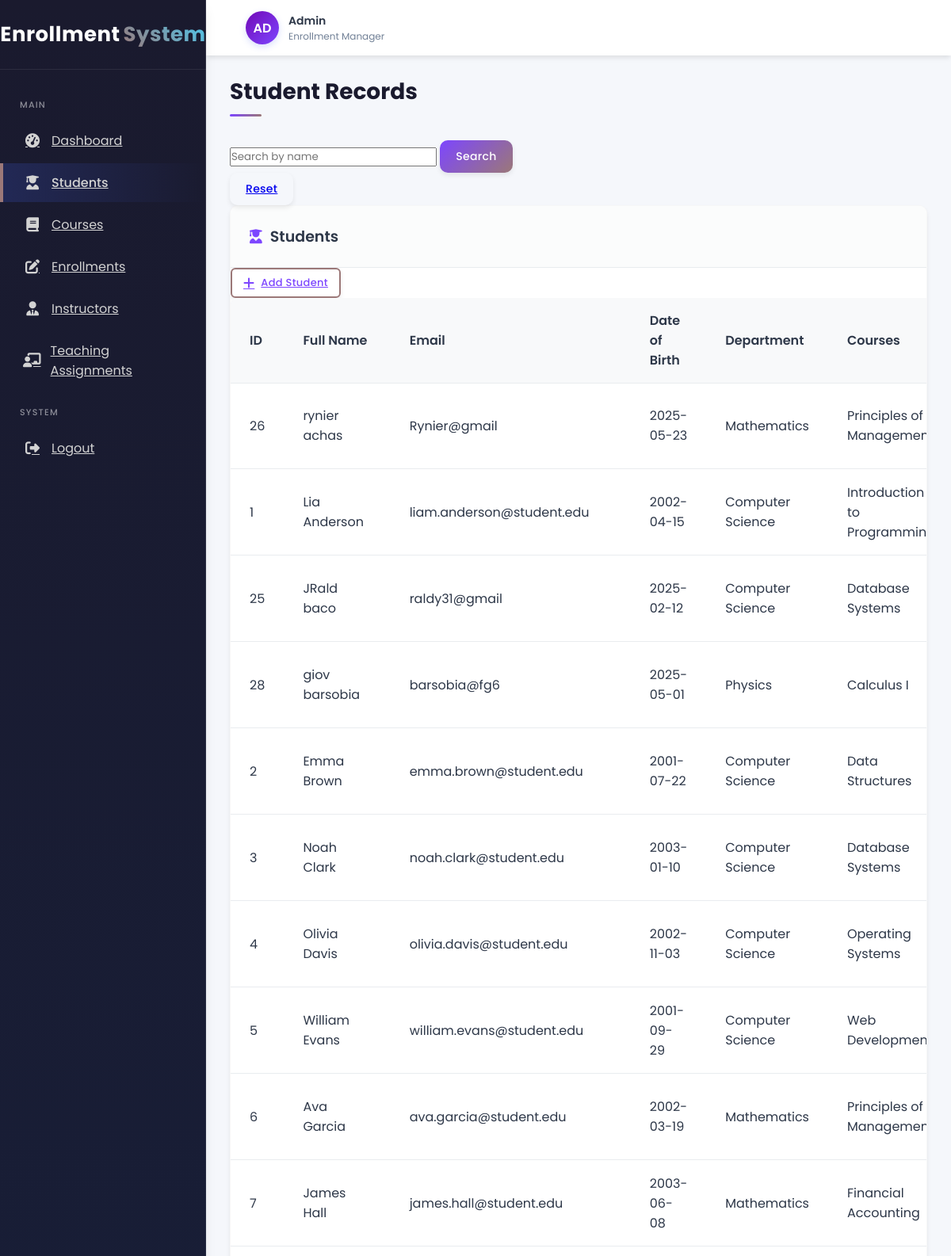
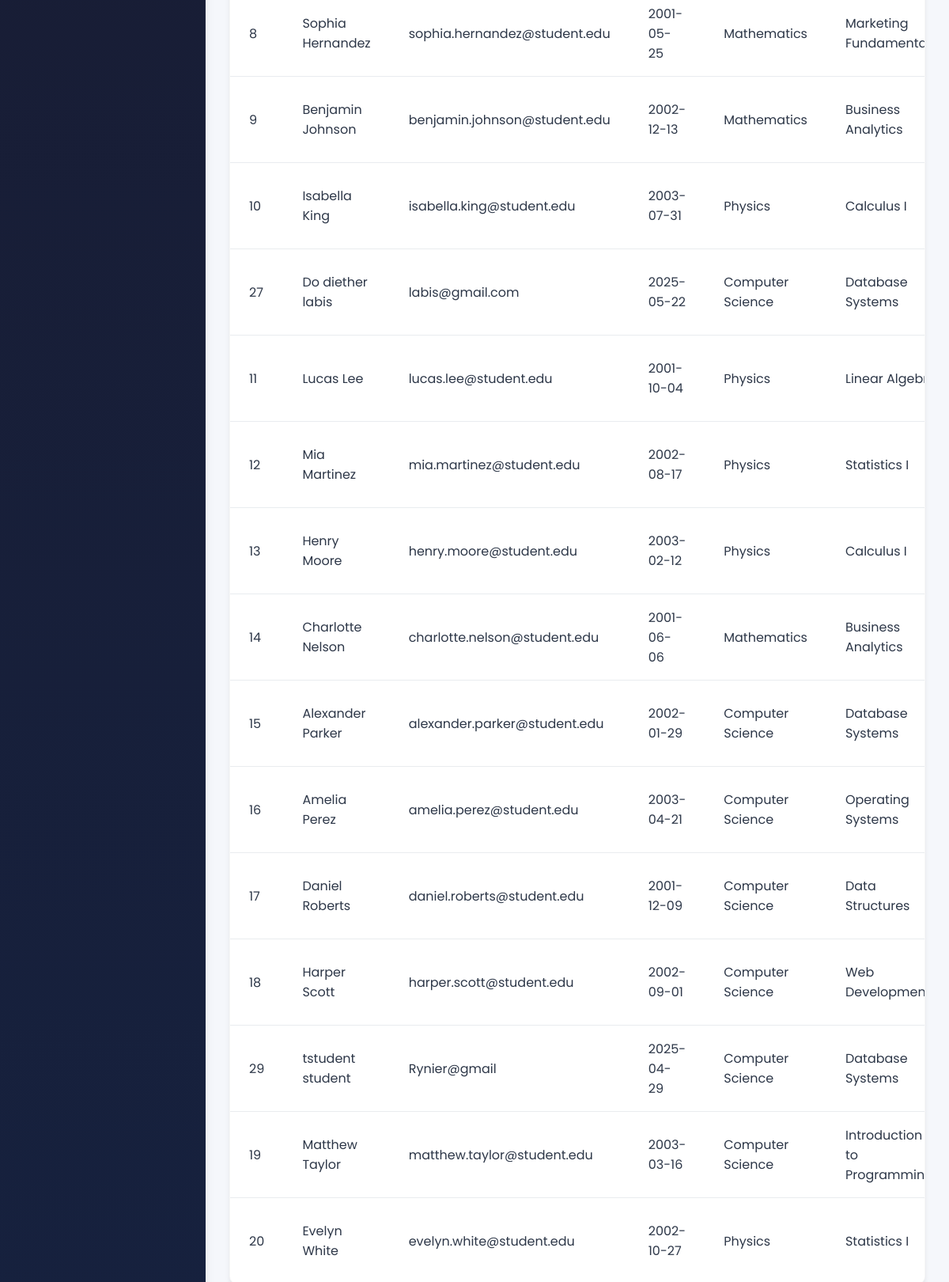
Page /students.php on the committed database (2 pictures, top to bottom).
### tables this page shows
CREATE TABLE `tbl_student` (
  `student_id` int(10) NOT NULL,
  `student_first_name` varchar(50) NOT NULL,
  `student_last_name` varchar(50) NOT NULL,
  `student_email` varchar(50) NOT NULL,
  `student_DOB` date NOT NULL
);

### students.php (the view, shortened to what this page needs)
<?php
include("db.php");
$search = isset($_GET['search']) ? mysqli_real_escape_string($con, $_GET['search']) : '';
$query = "
    SELECT
        s.student_id,
        s.student_first_name,
        s.student_last_name,
        s.student_email,
        s.student_DOB,
        d.department_name,
        GROUP_CONCAT(DISTINCT c.course_name ORDER BY c.course_name SEPARATOR ', ') AS courses
    FROM tbl_student s
    LEFT JOIN tbl_enrollment e ON s.student_id = e.student_id
    LEFT JOIN tbl_course c ON e.course_id = c.course_id
    LEFT JOIN tbl_department d ON c.department_id = d.department_id
    WHERE CONCAT(s.student_first_name, ' ', s.student_last_name) LIKE '%$search%'
    GROUP BY s.student_id
    ORDER BY s.student_last_name ASC
";
$result = mysqli_query($con, $query);
?>
<!DOCTYPE html>
<html lang="en">
<head>
  <link rel="stylesheet" href="dashboard.css" />
  <link rel="stylesheet" href="https://cdnjs.cloudflare.com/ajax/libs/font-awesome/6.4.2/css/all.min.css" />
</head>
<body>
<div class="container">
<div class="sidebar">
  <div class="logo">
    <h1>Enrollment<span>System</span></h1>
  </div>
  <div class="nav-menu">
    <div class="menu-heading">Main</div>
    <a href="dad.php" class="nav-item"><i class="fas fa-tachometer-alt"></i> Dashboard</a>
    <a href="students.php" class="nav-item active"><i class="fas fa-user-graduate"></i> Students</a>
    <a href="course.php" class="nav-item"><i class="fas fa-book"></i> Courses</a>
    <a href="enrollment.php" class="nav-item"><i class="fas fa-edit"></i> Enrollments</a>
     <a href="instructor.php" class="nav-item "><i class="fas fa-user-tie"></i> Instructors</a>
    <a href="teachingAssignment.php" class="nav-item "><i class="fas fa-chalkboard-teacher"></i> Teaching Assignments</a>
    <div class="menu-heading">System</div>
    <a href="login.php" class="nav-item"><i class="fas fa-sign-out-alt"></i> Logout</a>
  </div>
</div>
  <div class="header">
    <div class="header-actions">
      <div class="user-profile">
        <div class="profile-img">AD</div>
        <div class="user-info">
          <div class="user-name">Admin</div>
          <div class="user-role">Enrollment Manager</div>
        </div>
      </div>
    </div>
  </div>
  <div class="main-content">
    <div class="page-title">
      <div class="title">Student Records</div>
    </div>
    <form method="get" class="mb-3" style="max-width: 400px;">
      <div class="input-group">
        <input type="text" name="search" class="form-control" placeholder="Search by name" value="<?php echo htmlspecialchars($search); ?>">
        <button type="submit" class="btn btn-primary">Search</button>
        <a href="students.php" class="btn btn-secondary">Reset</a>
      </div>
    </form>
    <div class="table-card">
      <div class="card-title">
        <h3><i class="fas fa-user-graduate"></i> Students</h3>
      </div>
      <a href="student_create.php" class="btn btn-outline btn-sm"><i class="fas fa-plus"></i> Add Student</a>
      <table class="data-table">
        <thead>
          <tr>
            <th>ID</th>
            <th>Full Name</th>
            <th>Email</th>
            <th>Date of Birth</th>
            <th>Department</th>
            <th>Courses</th>
          </tr>
        </thead>
        <tbody>
        <?php if (mysqli_num_rows($result) > 0): ?>
          <?php while($row = mysqli_fetch_assoc($result)): ?>
            <tr>
              <td><?php echo $row['student_id']; ?></td>
              <td><?php echo $row['student_first_name'] . ' ' . $row['student_last_name']; ?></td>
              <td><?php echo $row['student_email']; ?></td>
              <td><?php echo $row['student_DOB']; ?></td>
              <td><?php echo $row['department_name'] ?? 'N/A'; ?></td>
              <td><?php echo $row['courses'] ?? 'None'; ?></td>
            </tr>
          <?php endwhile; ?>
        <?php else: ?>
          <tr>
            <td colspan="6" class="text-center">No students found.</td>
          </tr>
        <?php endif; ?>
        </tbody>
      </table>
    </div>
  </div>
</div>
</body>
</html>

### rows in the picture
tbl_student: student_id "26", student_first_name "rynier", student_last_name "achas", student_email "Rynier@gmail", student_DOB "2025-05-23", department_name "Mathematics", courses "Principles of…"
tbl_student: student_id "1", student_first_name "Lia", student_last_name "Anderson", student_email "liam.anderson@student.edu", student_DOB "2002-04-15", department_name "Computer Science", courses "Introduction to…"
tbl_student: student_id "25", student_first_name "JRald", student_last_name "baco", student_email "raldy31@gmail", student_DOB "2025-02-12", department_name "Computer Science", courses "Database Systems"
tbl_student: student_id "28", student_first_name "giov", student_last_name "barsobia", student_email "barsobia@fg6", student_DOB "2025-05-01", department_name "Physics", courses "Calculus I"
tbl_student: student_id "2", student_first_name "Emma", student_last_name "Brown", student_email "emma.brown@student.edu", student_DOB "2001-07-22", department_name "Computer Science", courses "Data Structures"
tbl_student: student_id "3", student_first_name "Noah", student_last_name "Clark", student_email "noah.clark@student.edu", student_DOB "2003-01-10", department_name "Computer Science", courses "Database Systems"
tbl_student: student_id "4", student_first_name "Olivia", student_last_name "Davis", student_email "olivia.davis@student.edu", student_DOB "2002-11-03", department_name "Computer Science", courses "Operating Systems"
tbl_student: student_id "5", student_first_name "William", student_last_name "Evans", student_email "william.evans@student.edu", student_DOB "2001-09-29", department_name "Computer Science", courses "Web…"
tbl_student: student_id "6", student_first_name "Ava", student_last_name "Garcia", student_email "ava.garcia@student.edu", student_DOB "2002-03-19", department_name "Mathematics", courses "Principles of…"
tbl_student: student_id "7", student_first_name "James", student_last_name "Hall", student_email "james.hall@student.edu", student_DOB "2003-06-08", department_name "Mathematics", courses "Financial Accounting"
tbl_student: student_id "8", student_first_name "Sophia", student_last_name "Hernandez", student_email "sophia.hernandez@student.edu", student_DOB "2001-05-25", department_name "Mathematics", courses "Marketing…"
tbl_student: student_id "9", student_first_name "Benjamin", student_last_name "Johnson", student_email "benjamin.johnson@student.edu", student_DOB "2002-12-13", department_name "Mathematics", courses "Business Analytics"
tbl_student: student_id "10", student_first_name "Isabella", student_last_name "King", student_email "isabella.king@student.edu", student_DOB "2003-07-31", department_name "Physics", courses "Calculus I"
tbl_student: student_id "27", student_first_name "Do diether", student_last_name "labis", student_email "labis@gmail.com", student_DOB "2025-05-22", department_name "Computer Science", courses "Database Systems"
tbl_student: student_id "11", student_first_name "Lucas", student_last_name "Lee", student_email "lucas.lee@student.edu", student_DOB "2001-10-04", department_name "Physics", courses "Linear…"
tbl_student: student_id "12", student_first_name "Mia", student_last_name "Martinez", student_email "mia.martinez@student.edu", student_DOB "2002-08-17", department_name "Physics", courses "Statistics I"
tbl_student: student_id "13", student_first_name "Henry", student_last_name "Moore", student_email "henry.moore@student.edu", student_DOB "2003-02-12", department_name "Physics", courses "Calculus I"
tbl_student: student_id "14", student_first_name "Charlotte", student_last_name "Nelson", student_email "charlotte.nelson@student.edu", student_DOB "2001-06-06", department_name "Mathematics", courses "Business Analytics"
tbl_student: student_id "15", student_first_name "Alexander", student_last_name "Parker", student_email "alexander.parker@student.edu", student_DOB "2002-01-29", department_name "Computer Science", courses "Database Systems"
tbl_student: student_id "16", student_first_name "Amelia", student_last_name "Perez", student_email "amelia.perez@student.edu", student_DOB "2003-04-21", department_name "Computer Science", courses "Operating Systems"
tbl_student: student_id "17", student_first_name "Daniel", student_last_name "Roberts", student_email "daniel.roberts@student.edu", student_DOB "2001-12-09", department_name "Computer Science", courses "Data Structures"
tbl_student: student_id "18", student_first_name "Harper", student_last_name "Scott", student_email "harper.scott@student.edu", student_DOB "2002-09-01", department_name "Computer Science", courses "Web…"
tbl_student: student_id "29", student_first_name "tstudent", student_last_name "student", student_email "Rynier@gmail", student_DOB "2025-04-29", department_name "Computer Science", courses "Database Systems"
tbl_student: student_id "19", student_first_name "Matthew", student_last_name "Taylor", student_email "matthew.taylor@student.edu", student_DOB "2003-03-16", department_name "Computer Science", courses "Introduction to…"
tbl_student: student_id "20", student_first_name "Evelyn", student_last_name "White", student_email "evelyn.white@student.edu", student_DOB "2002-10-27", department_name "Physics", courses "Statistics I"
